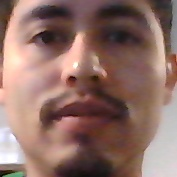
#> input picture media/0.jpg, 177 x 177 px, given in place of the camera
$ python Preprocessor.py
#> lines starting #> are read from the running program, lines starting #| are printed output that depends on the picture
#> further down, frame is the input picture: shape (177, 177, 3); mean B, G, R 103.2, 111.4, 143.3
import cv2
import numpy as np

class Preprocessor:
    def __init__(self):
        pass

    @staticmethod
    def hist(image):
        """
        Compute the normalized histogram of a gray-scale image.
        Args:
            image (numpy.ndarray): Input gray-scale image.
        Returns:
            numpy.ndarray: Normalized histogram.
        """
        if len(image.shape) == 3:
            raise ValueError("Input image must be gray-scale (single channel).")

        # Calculate the histogram
        hist = cv2.calcHist([image], [0], None, [256], [0, 255])

        # Normalize the histogram
        hist /= hist.sum()

        return hist

    @staticmethod
    def hist2img(hist):
        """
        Transform a histogram into an image of size 100x255.
        Args:
            hist (numpy.ndarray): Input histogram.
        Returns:
            numpy.ndarray: Histogram image.
        """
        # Create an empty image
        hist_image = np.zeros((100, 255), dtype=np.uint8)

        # Calculate the maximum bin value
        max_bin_value = np.max(hist)
        if max_bin_value == 0:
            max_bin_value = 1

        # Scale and draw the histogram
        for i in range(255):
            h = int(hist[i] * 100 / max_bin_value)
            cv2.line(hist_image, (i, 100), (i, 100-h), 255)

        return hist_image

    @staticmethod
    def apply(image, limit=5.0, grid=(8,8), kernel_size=None):
        """
        Apply a histogram equalization to the image.
        Args:
            image (numpy.ndarray): Input image.
            kernel_size (int): Size of the median filter kernel.
        Returns:
            numpy.ndarray: Processed image.
        """
#> called with limit = 5, grid = (8, 8), kernel_size = 3
        image_ycrcb = cv2.cvtColor(image, cv2.COLOR_BGR2YCrCb)
#> image_ycrcb: shape (177, 177, 3); mean of channels 0, 1, 2 120, 144.6, 118.5

        # create a CLAHE object
        clahe = cv2.createCLAHE(clipLimit=limit, tileGridSize=grid)
        image_ycrcb[:,:,0] = clahe.apply(image_ycrcb[:,:,0])
#> image_ycrcb: shape (177, 177, 3); mean of channels 0, 1, 2 135.7, 144.6, 118.5
        image_ycrcb = cv2.cvtColor(image_ycrcb, cv2.COLOR_YCrCb2BGR)
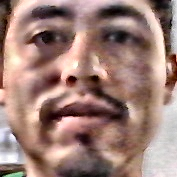
#> image_ycrcb: shape (177, 177, 3); mean B, G, R 119, 127.1, 158.5

        if kernel_size is not None:
            return cv2.medianBlur(image_ycrcb, kernel_size)
        else:
            return image_ycrcb


if __name__ == "__main__":
    # Create an instance of the Preprocessor class
    preprocessor = Preprocessor()

    # Open a connection to the first camera (typically the built-in webcam)
    cap = cv2.VideoCapture(0)

    while True:
        # Capture a frame from the camera
        ret, frame = cap.read()

        # Apply median filter to the gray-scale image
        enhanced_image = preprocessor.apply(frame, kernel_size=3)

        hist_image = np.zeros((100,255,3), dtype=np.uint8)
        hist_enhanced = np.zeros((100,255,3), dtype=np.uint8)
        for channel in range(3):
            # Compute and display the histogram
            histogram = preprocessor.hist(frame[:,:,channel])
            hist_image[:,:,channel] = preprocessor.hist2img(histogram)

            histogram = preprocessor.hist(enhanced_image[:,:,channel])
            hist_enhanced[:,:,channel] = preprocessor.hist2img(histogram)
#> this loop made 3 passes
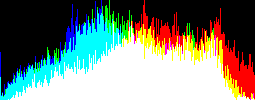
#> hist_enhanced: shape (100, 255, 3); mean B, G, R 118.8, 129.3, 119
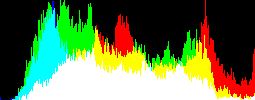
#> hist_image: shape (100, 255, 3); mean B, G, R 73.4, 116.5, 96.4

        # Display the stacked images
        cv2.imshow("Original image", frame)
        cv2.imshow("Original histogram", hist_image)
        cv2.imshow("Enhanced image", enhanced_image)
        cv2.imshow("Enhanced histogram", hist_enhanced)

        # Press 'q' to exit the loop
        if cv2.waitKey(1) & 0xFF == ord('q'):
#> (key q is pressed here)
            break

    # Release the camera and close all OpenCV windows
    cap.release()
    cv2.destroyAllWindows()

$ run again, on media/2.jpg
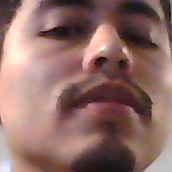
#> input picture media/2.jpg, 172 x 172 px, given in place of the camera
#> frame is the input picture: shape (172, 172, 3); mean B, G, R 103.2, 108.6, 143.2
#> in apply, `image_ycrcb = cv2.cvtColor(image_ycrcb, cv2.COLOR_YCrCb2BGR)`:
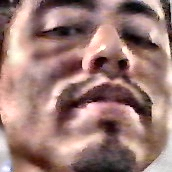
#> image_ycrcb: shape (172, 172, 3); mean B, G, R 117.7, 123.2, 157.3
#> the loop `for channel in range(3):` made 3 passes
#> after the loop `for channel in range(3):`:
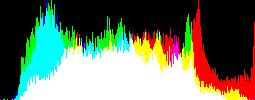
#> hist_image: shape (100, 255, 3); mean B, G, R 95, 116.6, 104.5

$ run again, on media/3.jpg
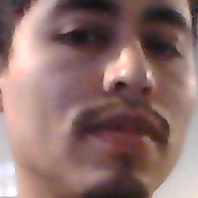
#> input picture media/3.jpg, 198 x 198 px, given in place of the camera
#> frame is the input picture: shape (198, 198, 3); mean B, G, R 108, 111.6, 141.7
#> in apply, `image_ycrcb = cv2.cvtColor(image_ycrcb, cv2.COLOR_YCrCb2BGR)`:
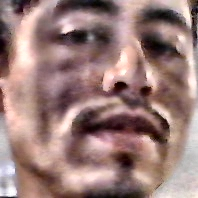
#> image_ycrcb: shape (198, 198, 3); mean B, G, R 121.6, 125.2, 155.1
#> the loop `for channel in range(3):` made 3 passes
#> after the loop `for channel in range(3):`:
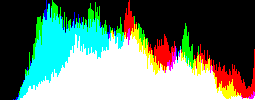
#> hist_image: shape (100, 255, 3); mean B, G, R 109.8, 124.8, 99.2
